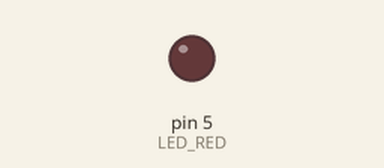
This sketch was run on a simulated Arduino Uno, built with avr-gcc and run on an emulated ATmega328P. Shown: output pins drawn as LEDs (lit = HIGH).

Above: at 0.05 s.
At 1.25 s:
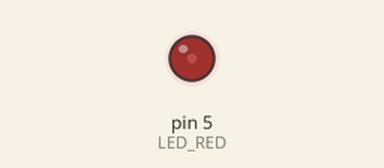
At 2.5 s:
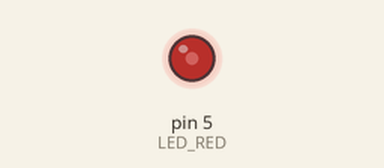
At 5.0 s:
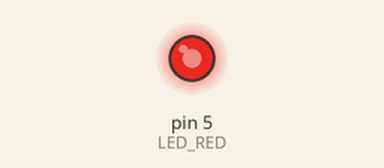
Timing chart, 0 to 6.5 s (numbered marks = the images above):
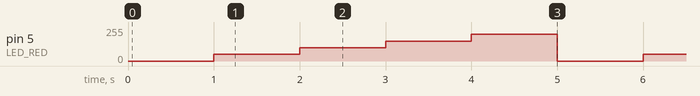

The sketch:

05_3color_led_dimming_20231124.ino
```cpp
// DIMMING LED LIGHT
// analogWrite(Pin, Value)
//  - Applicable Pins: ~3, ~5, ~6, ~9, ~10, ~11
//  - Values: 0~255


// Define names
#define LED_RED 5

void setup() {

}

void loop() {
  // Dimming light using PWM
  analogWrite(LED_RED, 0);  // Turn off
  delay(1000);
  analogWrite(LED_RED, 50);
  delay(1000);
  analogWrite(LED_RED, 100);
  delay(1000);
  analogWrite(LED_RED, 150);
  delay(1000);
  analogWrite(LED_RED, 200);
  delay(1000);
  analogWrite(LED_RED, 255); // Turn on


}
```

Measured:
- by itself, pin 5 (LED_RED): repeats every 5.0 s: 100/255 1.0 s, 150/255 1.0 s, 200/255 1.0 s, 0/255 1.0 s, 50/255 1.0 s
